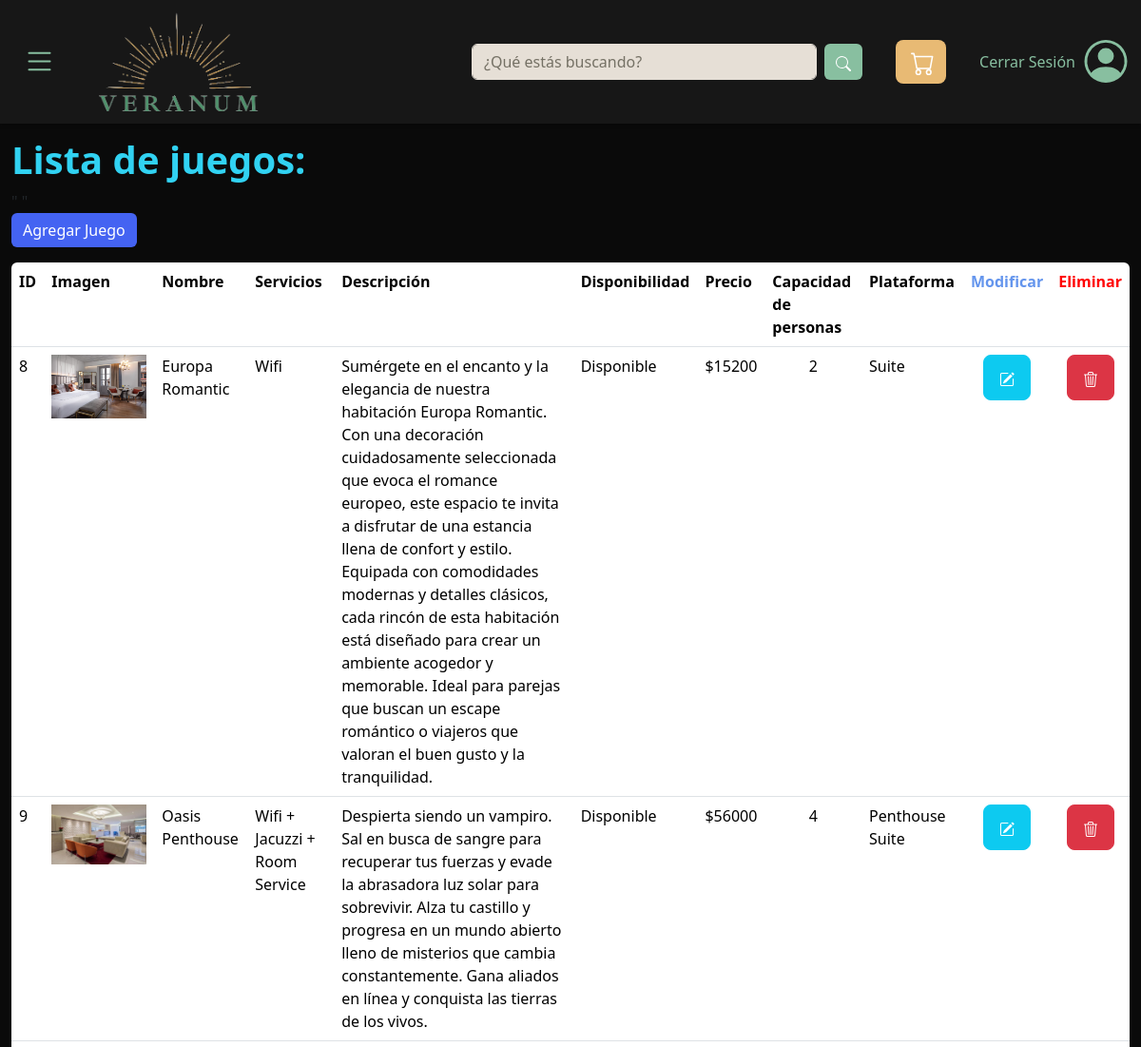
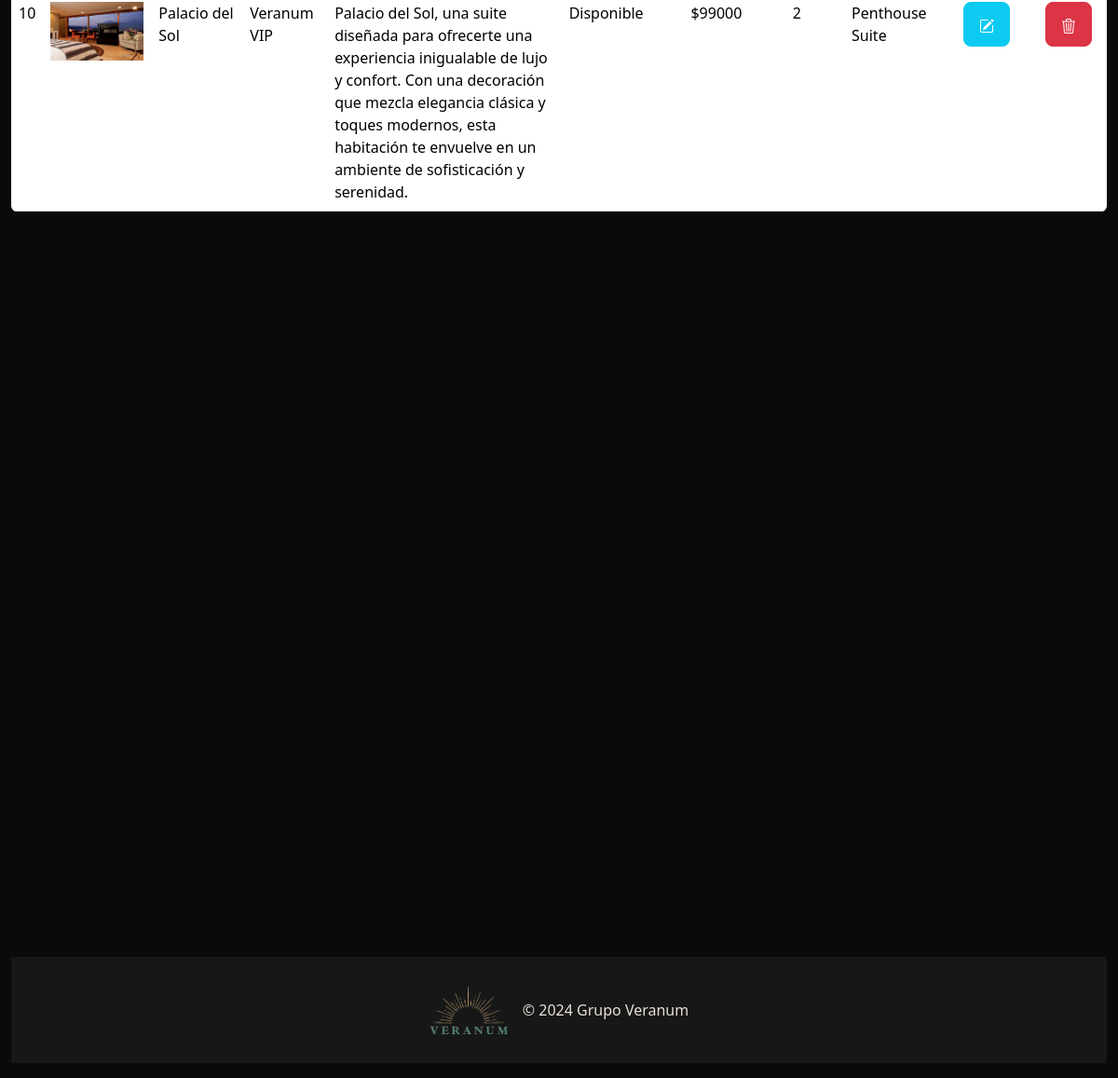
/listadoJuegos (signed in), run on the app's committed database (2 pictures, top to bottom).
### Store/models.py (models this page shows)
class Juego(models.Model):
    idJuego       = models.AutoField(primary_key=True)
    nombre        = models.CharField(max_length=50)
    desarrollador = models.ForeignKey('desarrollador', on_delete=models.CASCADE)
    categoria     = models.ForeignKey('categoriaJuego', on_delete=models.CASCADE)
    descripcion   = models.CharField(max_length=550)
    imagen        = models.ImageField(upload_to='juegos/imagenes')
    ytVidId       = models.CharField(max_length=11, null=True)
    precio        = models.IntegerField()
    stock         = models.IntegerField()
    clave         = models.FileField(upload_to='juegos/archivos_zip/',null= False)
    tipoClave     = models.ForeignKey('tipoClave', on_delete=models.CASCADE)

class desarrollador(models.Model):
    idDev         = models.AutoField(primary_key=True)
    nombre        = models.CharField(max_length=50)

class categoriaJuego(models.Model):
    idCategoria   = models.AutoField(primary_key=True)
    nombre        = models.CharField(max_length=40)

class tipoClave(models.Model):
    idTipo        = models.IntegerField(primary_key=True)
    nombre        = models.CharField(max_length=20)

### Store/views.py (the view)
# urls.py: path('listadoJuegos', views.listadoJuegos, name='listadoJuegos'),
@login_required
def listadoJuegos(request):
    juegos = Juego.objects.all()
    tipoClaves = tipoClave.objects.all()
    context = {
    'juegos': juegos,
    'tipoClaves': tipoClaves
    }
    return render(request, 'listadoJuegos.html', context)

### Store/templates/listadoJuegos.html (shortened to what this page needs)
{% extends "plantilla_base.html" %}
{% block contenido %}
<h1 class="pt-5 mt-5" style="font-weight:bold; color:#31d2f2">Lista de juegos:</h1>
<table class="table table-resposive mb-0">
    <tr class="listado" >
        <th >ID</th>
        <th >Imagen</th>
        <th >Nombre</th>
        <th >Servicios</th>
        <th >Descripción</th>"
        <th >Disponibilidad</th>"
        <th >Precio</th>
        <th >Capacidad de personas</th>
        <th >Plataforma</th>
        <th style="color: cornflowerblue">Modificar</th>
        <th style="color:red" >Eliminar</th>
    </tr>
    {%for juego in juegos%}
        <td > {{juego.idJuego}} </td>
        <td ><a href="{{juego.idJuego}}"><img src="{{juego.imagen.url}}" alt="No disponible" style="max-width: 100px; max-height: 140px;"></a></td>
        <td >{{juego.nombre}}</td>
        <td >{{juego.desarrollador.nombre}}</td>
        <td >{{juego.descripcion}}</td>
        <td >{{juego.categoria.nombre}}</td>
        <td >${{juego.precio}}</td>
        <td class="text-center">{{juego.stock}}</td>
        <td>{{juego.tipoClave.nombre}}
        </td>
        <td class="text-center"><a href="{% url 'modificarJuego' idJuego=juego.idJuego %}" class="btn btn-info btn-lg">
        </a></td>
        <td class="text-center"><a href="{% url 'eliminarJuego' idJuego=juego.idJuego %}" class="btn btn-danger btn-lg" style="color:white">
        </a></td>
    {%endfor%}
        <a href="{%url 'registroJuegos' %}"><button class="btn btnAgregar btn-success mb-3" id="btnAgregar" style="background-color: #4463f2;border: none;">Agregar Juego</button></a>
    <table class="table table-resposive">
        <div class="container-fluid d-flex flex-column min-vh-100">
          </div>
{%endblock%}

### Store/static/style.css (style rules this page uses)
body { background-color: #0A0A0A; }
h1 { color: #88bfa0; }
.table { border-radius: 6px; overflow:hidden; }

### data on the page
Juego: idJuego "8", imagen (picture), nombre "Europa Romantic", desarrollador.nombre "Wifi", descripcion "Sumérgete en el encanto y la elegancia de nuestra habitación Europa Romantic. Con una decoración cuidadosamente seleccionada que evoca el romance europeo, este espacio te invita a disfrutar de una estancia llena de confort y estilo. Equipada con comodidades modernas y detalles clásicos, cada rincón de esta habitación está diseñado para crear un ambiente acogedor y memorable. Ideal para parejas que buscan un escape romántico o viajeros que valoran el buen gusto y la tranquilidad.", categoria.nombre "Disponible", precio "15200", stock "2", tipoClave.nombre "Suite"
Juego: idJuego "9", imagen (picture), nombre "Oasis Penthouse", desarrollador.nombre "Wifi + Jacuzzi + Room Service", descripcion "Despierta siendo un vampiro. Sal en busca de sangre para recuperar tus fuerzas y evade la abrasadora luz solar para sobrevivir. Alza tu castillo y progresa en un mundo abierto lleno de misterios que cambia constantemente. Gana aliados en línea y conquista las tierras de los vivos.", categoria.nombre "Disponible", precio "56000", stock "4", tipoClave.nombre "Penthouse Suite"
Juego: idJuego "10", imagen (picture), nombre "Palacio del Sol", desarrollador.nombre "Veranum VIP", descripcion "Palacio del Sol, una suite diseñada para ofrecerte una experiencia inigualable de lujo y confort. Con una decoración que mezcla elegancia clásica y toques modernos, esta habitación te envuelve en un ambiente de sofisticación y serenidad.", categoria.nombre "Disponible", precio "99000", stock "2", tipoClave.nombre "Penthouse Suite"
